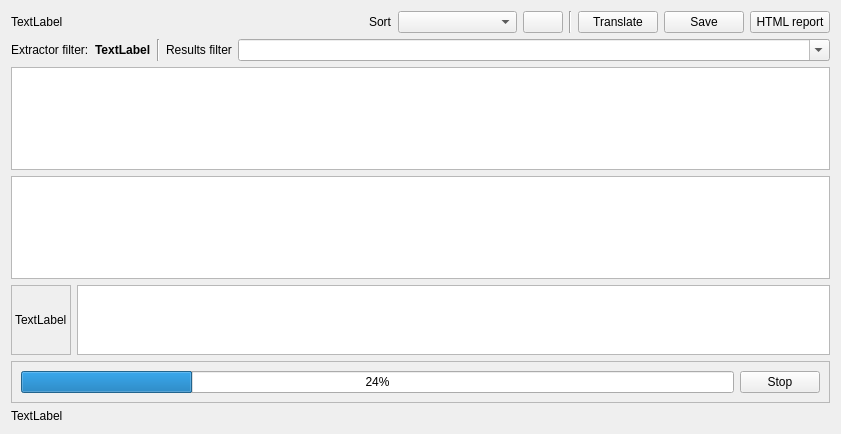
<?xml version="1.0" encoding="UTF-8"?>
<ui version="4.0">
 <class>CPixivIndexTab</class>
 <widget class="QWidget" name="CPixivIndexTab">
  <property name="geometry">
   <rect>
    <x>0</x>
    <y>0</y>
    <width>841</width>
    <height>434</height>
   </rect>
  </property>
  <property name="windowTitle">
   <string>Extracted Pixiv index</string>
  </property>
  <layout class="QVBoxLayout" name="verticalLayout">
   <item>
    <layout class="QHBoxLayout" name="horizontalLayout">
     <item>
      <widget class="QLabel" name="labelHead">
       <property name="text">
        <string>TextLabel</string>
       </property>
      </widget>
     </item>
     <item>
      <spacer name="horizontalSpacer">
       <property name="orientation">
        <enum>Qt::Horizontal</enum>
       </property>
       <property name="sizeHint" stdset="0">
        <size>
         <width>40</width>
         <height>20</height>
        </size>
       </property>
      </spacer>
     </item>
     <item>
      <widget class="QLabel" name="label">
       <property name="text">
        <string>Sort</string>
       </property>
       <property name="buddy">
        <cstring>comboSort</cstring>
       </property>
      </widget>
     </item>
     <item>
      <widget class="QComboBox" name="comboSort">
       <property name="placeholderText">
        <string>- select column -</string>
       </property>
      </widget>
     </item>
     <item>
      <widget class="QPushButton" name="buttonReverseSort">
       <property name="text">
        <string/>
       </property>
       <property name="icon">
        <iconset theme="view-sort">
         <normaloff>.</normaloff>.</iconset>
       </property>
      </widget>
     </item>
     <item>
      <widget class="Line" name="line">
       <property name="orientation">
        <enum>Qt::Vertical</enum>
       </property>
      </widget>
     </item>
     <item>
      <widget class="QPushButton" name="buttonTranslateTitles">
       <property name="text">
        <string>Translate</string>
       </property>
      </widget>
     </item>
     <item>
      <widget class="QPushButton" name="buttonSave">
       <property name="text">
        <string>Save</string>
       </property>
      </widget>
     </item>
     <item>
      <widget class="QPushButton" name="buttonReport">
       <property name="text">
        <string>HTML report</string>
       </property>
      </widget>
     </item>
    </layout>
   </item>
   <item>
    <widget class="QWidget" name="widget" native="true">
     <layout class="QHBoxLayout" name="horizontalLayout_3">
      <property name="leftMargin">
       <number>0</number>
      </property>
      <property name="topMargin">
       <number>0</number>
      </property>
      <property name="rightMargin">
       <number>0</number>
      </property>
      <property name="bottomMargin">
       <number>0</number>
      </property>
      <item>
       <widget class="QLabel" name="label_3">
        <property name="text">
         <string>Extractor filter:</string>
        </property>
       </widget>
      </item>
      <item>
       <widget class="QLabel" name="labelExtractorFilter">
        <property name="font">
         <font>
          <bold>true</bold>
         </font>
        </property>
        <property name="text">
         <string>TextLabel</string>
        </property>
       </widget>
      </item>
      <item>
       <widget class="Line" name="line_2">
        <property name="orientation">
         <enum>Qt::Vertical</enum>
        </property>
       </widget>
      </item>
      <item>
       <widget class="QLabel" name="label_2">
        <property name="text">
         <string>Results filter</string>
        </property>
        <property name="buddy">
         <cstring>editFilter</cstring>
        </property>
       </widget>
      </item>
      <item>
       <widget class="QComboBox" name="editFilter">
        <property name="sizePolicy">
         <sizepolicy hsizetype="Expanding" vsizetype="Fixed">
          <horstretch>0</horstretch>
          <verstretch>0</verstretch>
         </sizepolicy>
        </property>
        <property name="editable">
         <bool>true</bool>
        </property>
       </widget>
      </item>
     </layout>
    </widget>
   </item>
   <item>
    <widget class="QListView" name="list">
     <property name="selectionMode">
      <enum>QAbstractItemView::SingleSelection</enum>
     </property>
     <property name="verticalScrollMode">
      <enum>QAbstractItemView::ScrollPerPixel</enum>
     </property>
     <property name="horizontalScrollMode">
      <enum>QAbstractItemView::ScrollPerPixel</enum>
     </property>
     <property name="movement">
      <enum>QListView::Static</enum>
     </property>
     <property name="resizeMode">
      <enum>QListView::Adjust</enum>
     </property>
     <property name="viewMode">
      <enum>QListView::IconMode</enum>
     </property>
     <property name="wordWrap">
      <bool>true</bool>
     </property>
    </widget>
   </item>
   <item>
    <widget class="QTableView" name="table">
     <property name="alternatingRowColors">
      <bool>true</bool>
     </property>
     <property name="selectionMode">
      <enum>QAbstractItemView::ExtendedSelection</enum>
     </property>
     <property name="selectionBehavior">
      <enum>QAbstractItemView::SelectRows</enum>
     </property>
     <property name="sortingEnabled">
      <bool>true</bool>
     </property>
    </widget>
   </item>
   <item>
    <layout class="QHBoxLayout" name="horizontalLayout_4">
     <item>
      <widget class="QLabel" name="labelCover">
       <property name="frameShape">
        <enum>QFrame::StyledPanel</enum>
       </property>
       <property name="text">
        <string>TextLabel</string>
       </property>
      </widget>
     </item>
     <item>
      <widget class="QTextBrowser" name="editDescription">
       <property name="maximumSize">
        <size>
         <width>16777215</width>
         <height>125</height>
        </size>
       </property>
      </widget>
     </item>
    </layout>
   </item>
   <item>
    <widget class="QFrame" name="frameTranslator">
     <property name="frameShape">
      <enum>QFrame::StyledPanel</enum>
     </property>
     <property name="frameShadow">
      <enum>QFrame::Raised</enum>
     </property>
     <layout class="QHBoxLayout" name="horizontalLayout_2">
      <item>
       <widget class="QProgressBar" name="progressTranslator">
        <property name="value">
         <number>24</number>
        </property>
       </widget>
      </item>
      <item>
       <widget class="QPushButton" name="buttonStopTranslator">
        <property name="text">
         <string>Stop</string>
        </property>
       </widget>
      </item>
     </layout>
    </widget>
   </item>
   <item>
    <widget class="QLabel" name="labelCount">
     <property name="text">
      <string>TextLabel</string>
     </property>
    </widget>
   </item>
  </layout>
 </widget>
 <tabstops>
  <tabstop>table</tabstop>
  <tabstop>list</tabstop>
  <tabstop>editDescription</tabstop>
  <tabstop>comboSort</tabstop>
  <tabstop>buttonReverseSort</tabstop>
  <tabstop>buttonTranslateTitles</tabstop>
  <tabstop>buttonSave</tabstop>
  <tabstop>buttonReport</tabstop>
  <tabstop>editFilter</tabstop>
  <tabstop>buttonStopTranslator</tabstop>
 </tabstops>
 <resources/>
 <connections/>
</ui>
